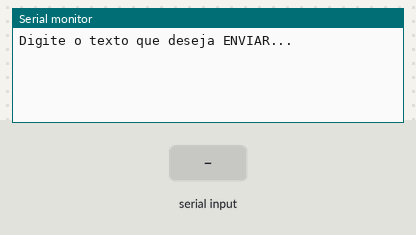
Bench run of a sketch on a simulated Arduino Uno, built with avr-gcc and run on an emulated ATmega328P. Parts: the last lines printed to the serial monitor. The test bench sets the inputs (shaded band). No radio packets arrive unless stated.

Above: at 1.2 s.
1.3 s: "1" received over Serial
At 3.2 s:
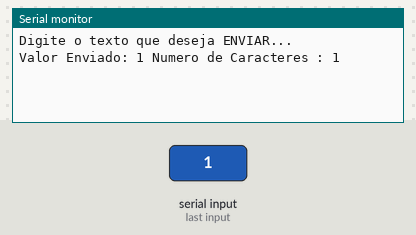
3.8 s: "0" received over Serial
At 5.2 s:
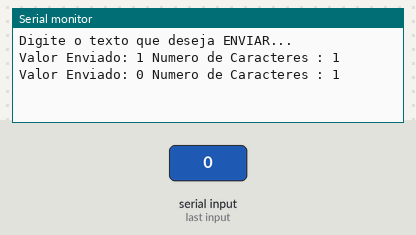
5.3 s: "2" received over Serial
At 7.4 s:
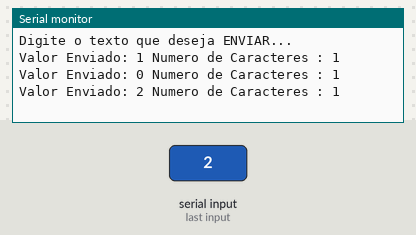

Measured:
- after the input at 1.3 s, the serial monitor: prints a new line after 1.0 s (image 1)
- after the input at 3.8 s, the serial monitor: prints a new line after 1.0 s (image 2)
- after the input at 5.3 s, the serial monitor: prints a new line after 1.0 s (image 3)

The sketch:

TRANSMISSOOOR.ino
```cpp
#include <VirtualWire.h>

String mensagem;

void setup()
{
  Serial.begin(9600);
  vw_set_tx_pin(8);
  vw_setup(2000);
  Serial.println("Digite o texto que deseja ENVIAR...");
}

void loop()
{
  char data[40];
  int numero;
  if (Serial.available() > 0)
  {
    numero = Serial.readBytesUntil (13,data,40);
    data[numero] = 0;
    Serial.print("Valor Enviado: ");
    Serial.print(data);
    Serial.print(" Numero de Caracteres : ");
    Serial.println(strlen(data));
    send(data);
  }
}

void send (char *message)
{
  vw_send((uint8_t *)message, strlen(message));
  vw_wait_tx();
}
```
